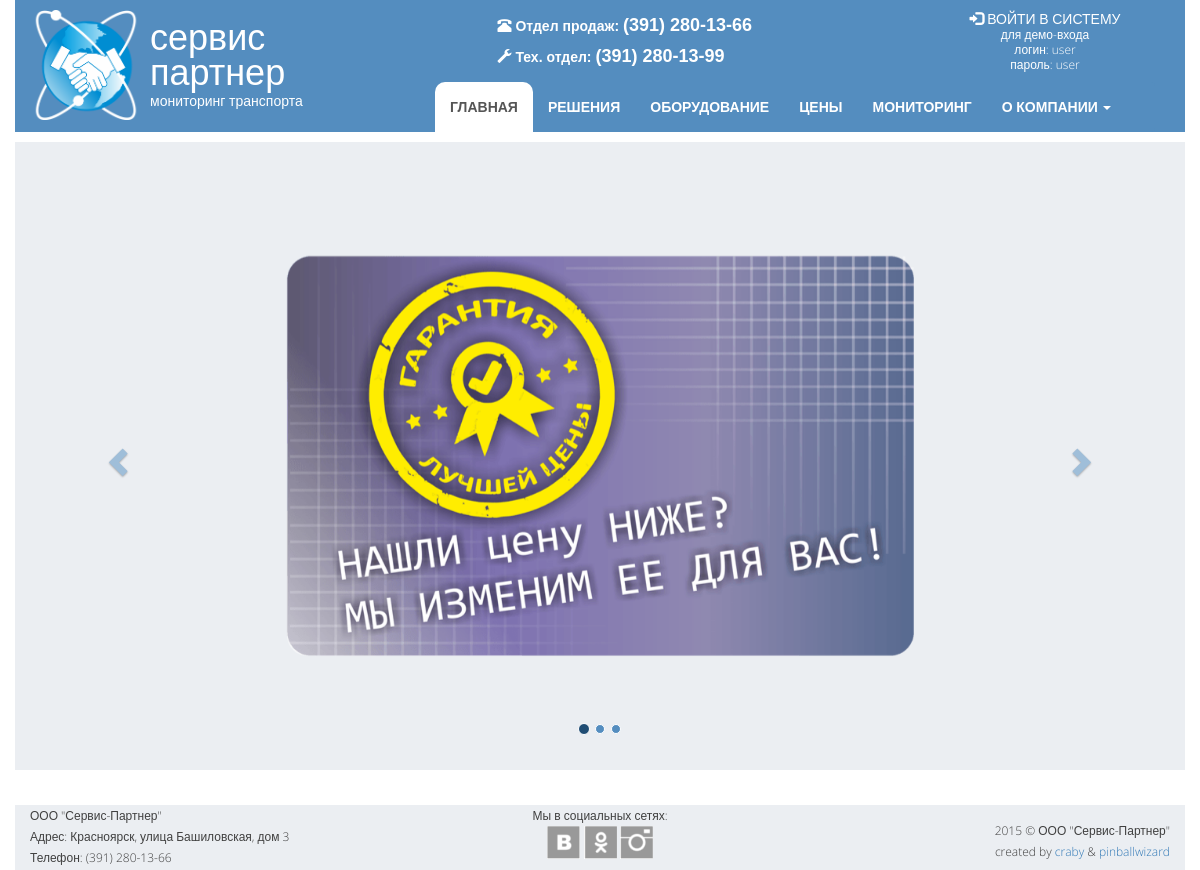
The page / on the database its author committed.
### opensky/models.py (models this page shows, shortened)
class Office(models.Model):
    MAP_CHOICES = (
        ('yandex#map', 'Схема'),
        ('yandex#satellite', 'Спутник'),
        ('yandex#hybrid', 'Гибрид'),
        ('yandex#publicMap', 'Народная'),
        ('yandex#publicMapHybrid', 'Народная+Гибрид'),
    )
    address = models.CharField("Контактный адресс", max_length=100, blank=True)
    email = models.EmailField("Контактная почта", max_length=50, blank=True)
    phone1 = models.CharField("Телефон офиса", max_length=15, blank=True)
    phone2 = models.CharField("Телефон техподдержки", max_length=15, blank=True)
    latitude = models.CharField("Широта", max_length=10)
    longitude = models.CharField("Долгота", max_length=10)
    maptype = models.CharField("Тип карты", max_length=30, choices=MAP_CHOICES, default='yandex#map')

class CarouselImage(models.Model):
    image = models.ImageField("Картинка", upload_to='carousel')
    text = models.CharField("Подпись", max_length=100, blank=True)
    position = models.IntegerField("Позиция", unique=True)

class SocialWidget(models.Model):
    SOCIAL_CHOICES = (
        ('vk', 'Вконтакте'),
        ('ok', 'Одноклассники'),
        ('fb', 'Facebook'),
        ('tw', 'Twitter'),
        ('li', 'LinkedIn'),
        ('yt', 'YouTube'),
        ('in', 'Instagram'),
    )
    name = models.CharField("Название", max_length=2, choices=SOCIAL_CHOICES)
    url = models.URLField("Ссылка", blank=True)

### opensky/views.py (the view)
# urls.py: url(r'^$', views.index, name='home'),
def index(request):
    data = {
        'carousel_images': CarouselImage.objects.all(),
        'widgets': SocialWidget.objects.all(),
        'office': Office.objects.get(pk=1),
    }
    return render(request, 'opensky/index.html', data)

### opensky/templates/opensky/index.html (shortened to what this page needs)
{% extends "opensky/template.html" %}
{% load staticfiles %}
{% block header %}
<div class="container main-logo">
    <div class="row">
        <div class="col-lg-4">
            <div class="media">
                <div class="media-middle media-left">
                    <img class="media-object hidden-sm hidden-xs" src="{% static 'opensky/images/logo.png' %}" height="110px" width="110px">
                </div>
                <div class="media-body logo-text">
                    <span>сервис<br>партнер</span><br>
                    <span class="text-nowrap">
                        мониторинг транспорта
                    </span>
                </div>
            </div>
        </div>
        <div class="col-lg-8">
            <div class="container-fluid">
                <div class="row">
                    <div class="col-md-7 col-md-offset-1">
                        <div class="phone-header text-nowrap">
                            <span class="glyphicon glyphicon-phone-alt" aria-hidden="true"></span>
                            Отдел продаж: <span class="phone-number"> {{ office.phone1 }}</span> <br>
                            <span class="glyphicon glyphicon-wrench" aria-hidden="true"></span>
                            Тех. отдел: <span class="phone-number"> {{ office.phone2 }}</span>
                        </div>
                    </div>
                    <div class="col-md-4 text-center enter">
                        <a href="http://www.wialon.pro">
                            <span class="glyphicon glyphicon-log-in" aria-hidden="true"></span>
                             ВОЙТИ В СИСТЕМУ
                        </a><br>
                        для демо-входа<br>
                        логин: user<br>
                        пароль: user<br>
                    </div>
                </div>
                <div class="row">
                    <div class="col-md-12">
                        <nav class="navbar navbar-default">
                            <div class="collapse navbar-collapse" id="myNavbar">
                                <ul class="mynav nav navbar-nav">
                                    <li><a href="{% url 'home' %}">ГЛАВНАЯ</a></li>
                                    <li><a href="{% url 'features' %}">РЕШЕНИЯ</a></li>
                                    <li><a href="{% url 'equipment' %}">ОБОРУДОВАНИЕ</a></li>
                                    <li><a href="{% url 'pricing' %}">ЦЕНЫ</a></li>
                                    <li><a href="{% url 'services' %}">МОНИТОРИНГ</a></li>
                                    <li class="dropdown" role="presentation">
                                        <a class="dropdown-toggle text-nowrap" data-toggle="dropdown" id="menu1" aria-expanded="false" role="button" href="#">
                                            О КОМПАНИИ
                                            <span class="caret"></span>
                                        </a>
                                    </li>
                                </ul>
                            </div>
                        </nav>
                    </div>
                </div>
            </div>
        </div>
    </div>
</div>
{% endblock header %}
{% block body %}
<div class="container">
    <div class="row">
        <div class="col-md-12 carousel-section">
            <div id="myCarousel" class="carousel slide" data-ride="carousel">
                <ol class="carousel-indicators">
                    {% for image in carousel_images %}
                    <li data-target="#myCarousel" data-slide-to="{{forloop.counter0}}" class={{forloop.first|yesno:"active,"}}></li>
                    {% endfor %}
                </ol>
                <div class="carousel-inner" role="listbox">
                    {% for image in carousel_images %}
                    <div class="item {{forloop.first|yesno:'active,'}}">
                        <img src="{{image.image.url}}" height="85%" width="85%"/>
                        <div class="carousel-caption">
                        </div>
                    </div>
                    {% endfor %}
                </div>
                <a class="left carousel-control" href="#myCarousel" role="button" data-slide="prev">
                    <span class="glyphicon glyphicon-chevron-left" aria-hidden="true"></span>
                </a>
                <a class="right carousel-control" href="#myCarousel" role="button" data-slide="next">
                    <span class="glyphicon glyphicon-chevron-right" aria-hidden="true"></span>
                </a>
            </div>
        </div>
    </div>
</div>
{% endblock body %}

### opensky/templates/opensky/template.html (shortened to what this page needs)
<!DOCTYPE html>
<html>
<head lang="en">
    {% load staticfiles %}
    <link rel="stylesheet" href="https://maxcdn.bootstrapcdn.com/bootstrap/3.3.4/css/bootstrap.min.css">
    <link href="{% static 'opensky/style/mystyle.css' %}" rel="stylesheet">
</head>
<body>
    {% block header %}{% endblock header %}
    {% block body %}
    {% endblock body %}
    <footer class="footer">
        <div class="container">
            <div class="row">
                <div class="col-md-4 hidden-xs hidden-sm">
                    ООО "Сервис-Партнер"<br>
                    Адрес: {{ office.address }}<br>
                    Телефон: {{ office.phone1 }}
                </div>
                <div class="col-md-4 col-xs-6 text-center">
                    Мы в социальных сетях:<br>
                    {% for widget in widgets %}
                        <a href="{{ widget.url }}"><div class="s-l {{ widget.name }}"></div></a>
                    {% endfor %}
                </div>
                <div class="col-md-4 col-xs-6 text-right">
                    <span>2015 © ООО "Сервис-Партнер"<br> created by
                        <a href="https://github.com/craby-c">craby</a> &
                        <a href="https://github.com/pinballwizard">pinballwizard</a>
                    </span>
                </div>
            </div>
        </div>
    </footer>
</body>
</html>

### opensky/static/opensky/style/mystyle.css (style rules this page uses)
html { min-height: 100%; position: relative; }
body { min-height: 100%; font-size: 14px; font-family: 'Open Sans', sans-serif; font-weight: 300; line-height: 21px; color: #404040; margin-bottom: 100px; }
.navbar-default { margin-bottom: 0; background-color: #548DBF; border: none; }
.navbar-default .mynav>li>a { color:#FFFFFF; font-size: 14px; font-weight: bold; }
.navbar-collapse { padding: 0; }
.nav>li:hover, .nav>li:active, .nav>.active>a, .nav>.open>a { background-color: #FFFFFF !important; border-radius: 10px 10px 0 0; color: #404040; }
li>a { font-size: 18px; }
.footer { position: absolute; bottom: 0; width: 100%; height: 65px; }
.footer>.container, .footer>.container>.row, .footer>.container>.row>div { height: 100%; background-color: #EBEEF2; }
.footer>.container>.row>div:last-child { padding: 15px 15px 0 10px; }
.footer>.container>.row>div { font-size: 12px; }
.carousel-section { background-color: #EBEEF2; }
.carousel-inner>.item>img { margin: auto; padding: 10%; max-width: 75%; }
.carousel-caption { color: #204d74; text-shadow: 0 0 2px #FFF; }
.carousel-control.right, .carousel-control.left { background-image: none; }
.glyphicon-chevron-left, .glyphicon-chevron-right { color: #548DBF; }
.carousel-indicators>li { background-color: #548DBF; }
.carousel-indicators .active { background-color: #204d74; }
.s-l { display: inline-block; height: 33px; width: 33px; background: url('../images/ikonki-small.png') no-repeat; cursor: pointer; }
.vk { background-position: -137px -55px; }
.ok { background-position: -178px -55px; }
.in { background-position: -261px -55px; }
.phone-header { font-family: 'Azoft Sans', sans-serif; color: #ffffff; font-size: 14px; font-weight: bold; line-height: 30px; }
.phone-number { font-size: 18px; }
.logo-text { vertical-align: middle; }
.logo-text>span:first-child { line-height: 35px; font-size: 36px; font-family: 'Azoft Sans', sans-serif; }
.logo-text>span:last-child { font-size: 14px; }
.main-logo { padding-top: 10px; margin-bottom: 10px; background: #548DBF; color: #FFFFFF; }
.enter { font-size: 12px; line-height: 15px; margin-bottom: 10px; }
.enter>a, .enter>a:hover, .enter>a:active { color: #FFFFFF; font-size: 14px; }
@media (min-width: 768px) { .navbar-nav>li { display: table-cell; float: none; text-align: center; } }

### rows shown on the page
Office: phone1 "(391) 280-13-66", phone2 "(391) 280-13-99", address "Красноярск, улица Башиловская, дом 3"
CarouselImage: image (picture)
